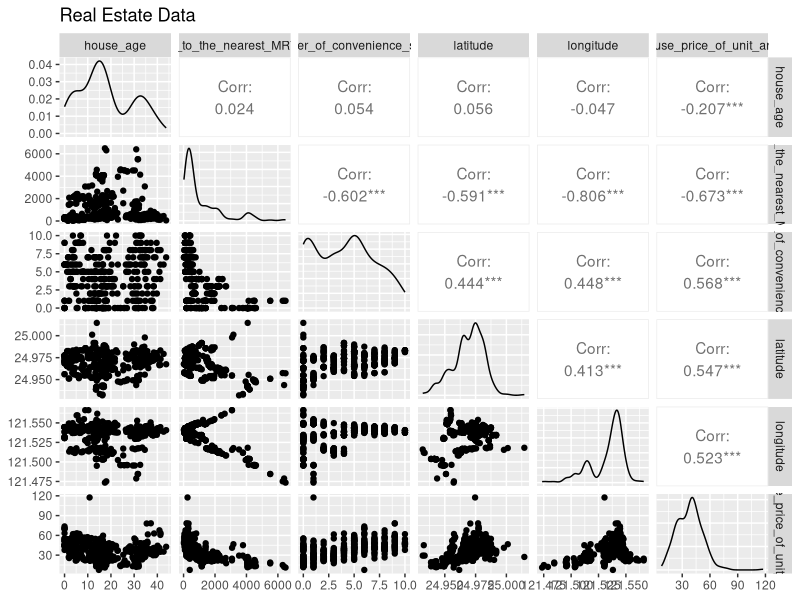
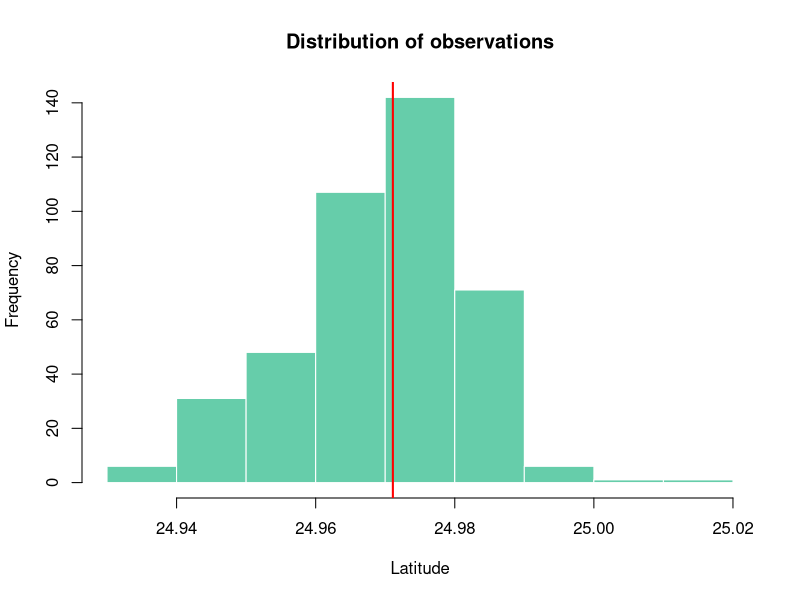
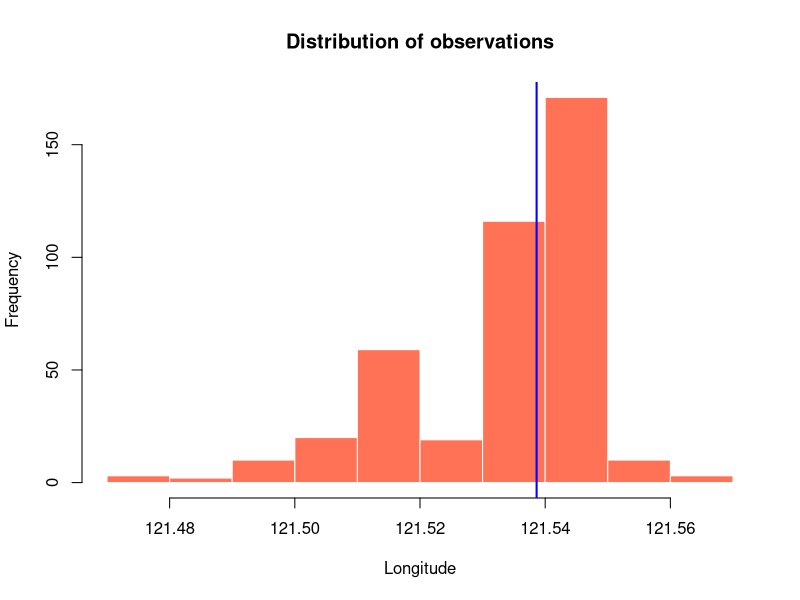
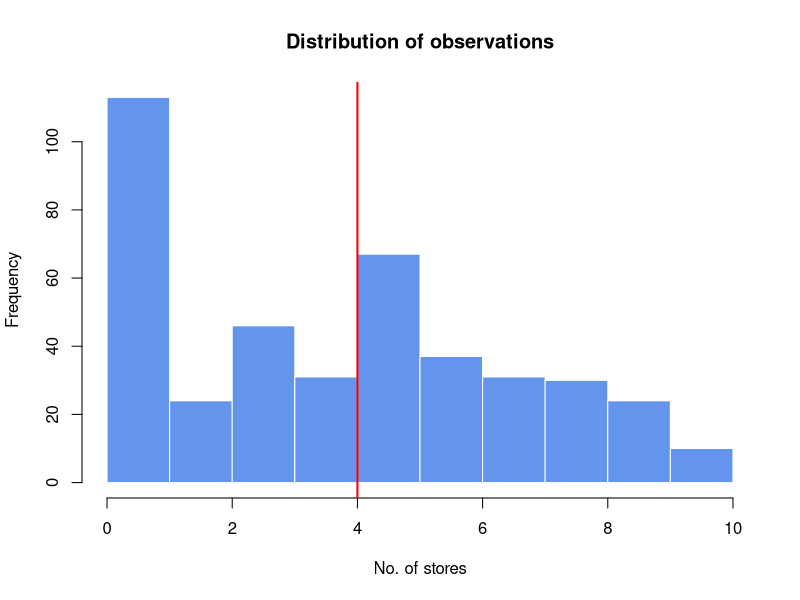
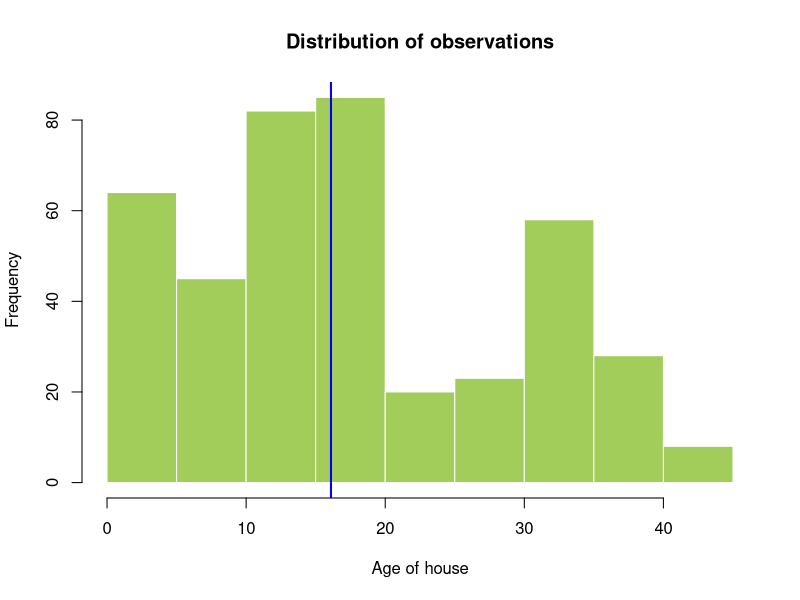
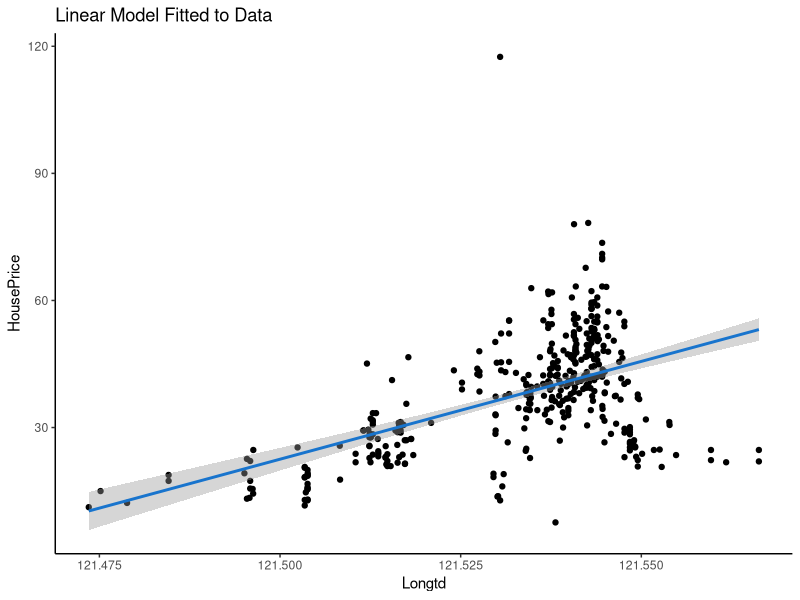
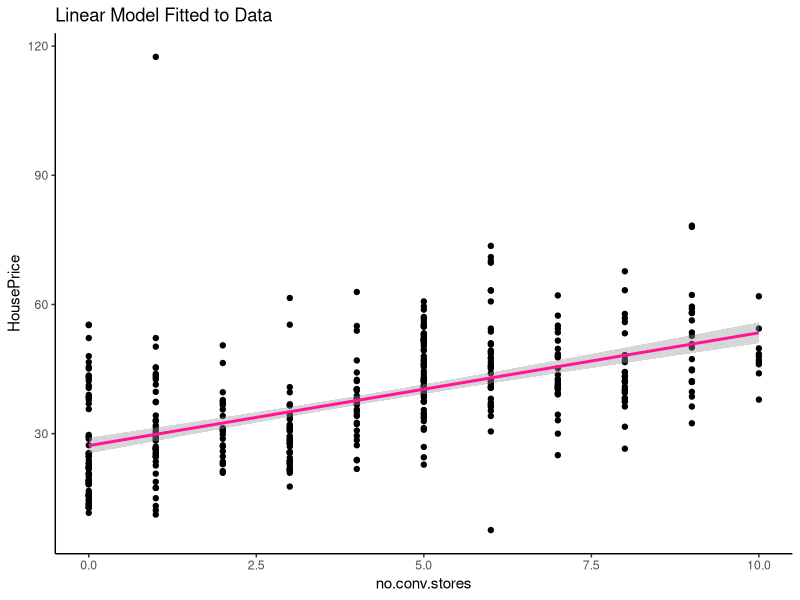
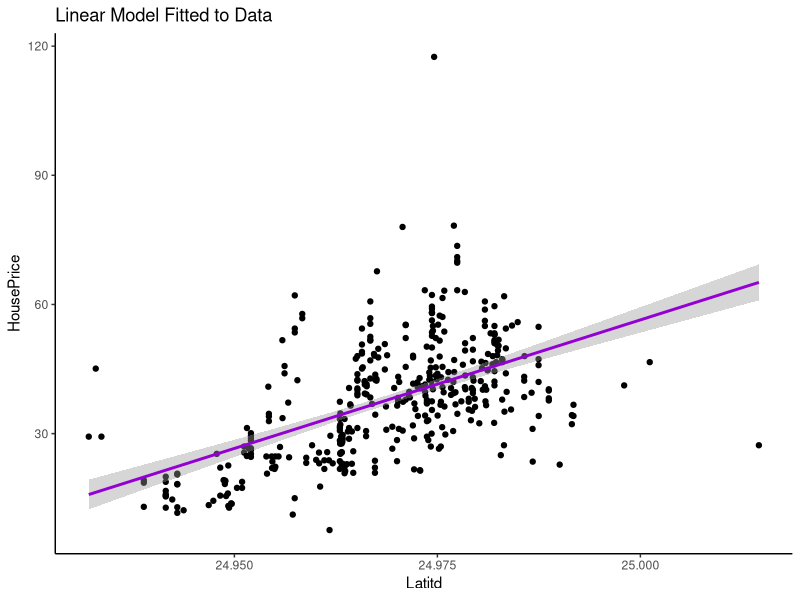

These figures' R source, in order:
## ---- chunk 1

library("caret")
library("ggplot2")
library("GGally")

setwd("/home/simranh/Desktop/DataSc")
mydata=read.csv(file="real_estate.csv", header=TRUE)

rs_data=data.frame(mydata)
head(rs_data)
any(is.na(rs_data))
any(is.character(rs_data))
summary(rs_data)
## ---- chunk 2
Latitd=(rs_data$latitude)
HousePrice=(rs_data$house_price_of_unit_area)
Longtd=(rs_data$longitude)
no.conv.stores=(rs_data$number_of_convenience_stores)
HouseAge=(rs_data$house_age)
## ---- chunk 3

ggpairs(data=rs_data, columns = 3:8, title="Real Estate Data")

## ---- chunk 4
med.Lat=median(Latitd)
med.Long=median(Longtd)
med.conv=median(no.conv.stores)
med.age=median(HouseAge)

## ---- chunk 5

hist(Latitd, main="Distribution of observations", xlab="Latitude", col="aquamarine3", border="white")
abline(v=med.Lat, col="red", lwd=2)
hist(Longtd, main="Distribution of observations", xlab="Longitude", col="coral1", border="white")
abline(v=med.Long, col="blue", lwd=2)
hist(no.conv.stores, main="Distribution of observations", xlab="No. of stores", col="cornflowerblue", border="white")
abline(v=med.conv, col="red", lwd=2)
hist(HouseAge, main="Distribution of observations", xlab="Age of house", col="darkolivegreen3", border="white")
abline(v=med.age, col="blue", lwd=2)
## ---- chunk 6
ggplot(data = rs_data, aes(x = Longtd , y = HousePrice)) +
  geom_point() +
  stat_smooth(method = "lm", col = "dodgerblue3") +
  theme(panel.background = element_rect(fill = "white"),
        axis.line.x=element_line(),
        axis.line.y=element_line()) +
  ggtitle("Linear Model Fitted to Data")

ggplot(data = rs_data, aes(x = no.conv.stores, y = HousePrice)) +
  geom_point() +
  stat_smooth(method = "lm", col = "deeppink") +
  theme(panel.background = element_rect(fill = "white"),
        axis.line.x=element_line(),
        axis.line.y=element_line()) +
  ggtitle("Linear Model Fitted to Data")

ggplot(data = rs_data, aes(x = Latitd, y = HousePrice)) +
  geom_point() +
  stat_smooth(method = "lm", col = "darkviolet") +
  theme(panel.background = element_rect(fill = "white"),
        axis.line.x=element_line(),
        axis.line.y=element_line()) +
  ggtitle("Linear Model Fitted to Data")

ggplot(data = rs_data, aes(x = HouseAge, y = HousePrice)) +
  geom_point() +
  stat_smooth(method = "lm", col = "darkorange1") +
  theme(panel.background = element_rect(fill = "white"),
        axis.line.x=element_line(),
        axis.line.y=element_line()) +
  ggtitle("Linear Model Fitted to Data")


## ---- chunk 7

trainIndex=createDataPartition(rs_data$No, p=0.7,list=FALSE)
training=rs_data[trainIndex,]
testing=rs_data[-trainIndex,]

## ---- chunk 8

linearMod=lm(HousePrice ~ I(Longtd^2) +  I(Latitd^3) + I(no.conv.stores^5) + HouseAge, data=training)

## ---- chunk 9
plot( Longtd,HousePrice, main='Linear regression',col="deepskyblue4",pch=19)
lines(smooth.spline(Longtd,predict(linearMod)), col='red', lwd='5')    #to add the regression line to the plot

plot(no.conv.stores,HousePrice, main='Linear regression',col='deepskyblue4',pch=19)
lines(smooth.spline(no.conv.stores,predict(linearMod)), col='green', lwd='5')

plot(Latitd,HousePrice, main='Linear regression',col='deepskyblue4',pch=19)
lines(smooth.spline(Latitd,predict(linearMod)), col='coral', lwd='5')   

plot(HouseAge,HousePrice, main='Linear regression',col='deepskyblue4',pch=19)
lines(smooth.spline(HouseAge,predict(linearMod)), col='darkgoldenrod1', lwd='5')
## ---- chunk 10

summary(linearMod)

## ---- chunk 11

ggplot(data=rs_data,aes(linearMod$residuals))+
geom_histogram(binwidth=3,color="white", fill="hotpink")+
theme(panel.background = element_rect(fill = "white"),
axis.line.x=element_line(),
axis.line.y=element_line()) +
ggtitle("Histogram for Model Residuals")

## ---- chunk 12

pred=predict(linearMod,testing)
head(pred)

## ---- chunk 13

actual_pred=data.frame(cbind(actuals=testing$house_price_of_unit_area,predicteds=pred))

min_max_accuracy= mean(apply(actual_pred,1,min)/apply(actual_pred,1,max))
min_max_accuracy

MAPE=mean(abs((actual_pred$predicteds - actual_pred$actuals)) / actual_pred$actuals)
MAPE    #mean absolute percentage error

